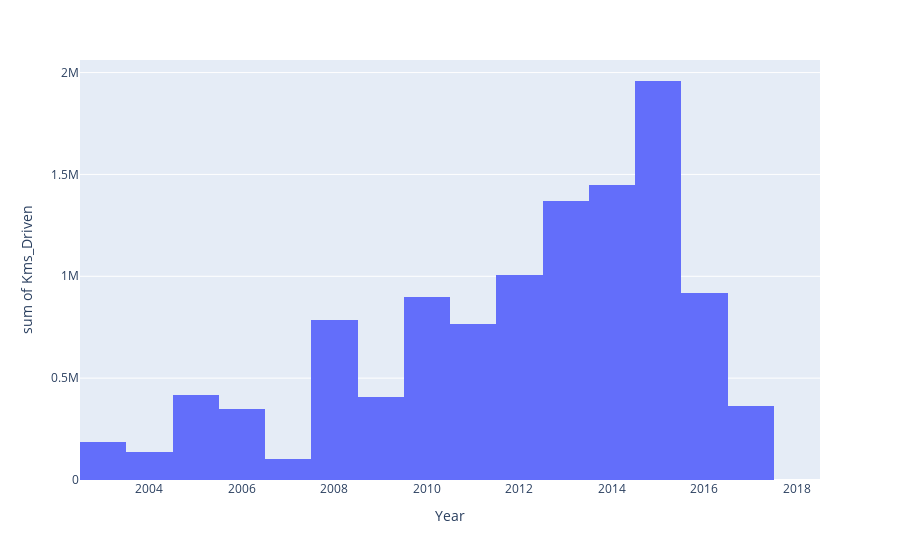

The notebook cell this image was saved under:
### Code cell
px.histogram(df,"Year","Kms_Driven")

### Figure 1 — Plotly figure (JSON) as saved in the notebook; plotly's stock layout.template omitted (floating-point values rounded to 4 significant figures; data arrays with more than 128 entries replaced by an {"elided": "..."} marker saying what was removed)
{"data": [{"alignmentgroup": "True", "bingroup": "x", "histfunc": "sum", "hovertemplate": "Year=%{x}<br>sum of Kms_Driven=%{y}<extra></extra>", "legendgroup": "", "marker": {"color": "#636efa", "pattern": {"shape": ""}}, "name": "", "offsetgroup": "", "orientation": "v", "showlegend": false, "type": "histogram", "x": {"elided": "301 int values"}, "xaxis": "x", "y": {"elided": "301 int values"}, "yaxis": "y"}], "layout": {"autosize": true, "barmode": "relative", "legend": {"tracegroupgap": 0}, "margin": {"t": 60}, "xaxis": {"anchor": "y", "autorange": true, "domain": [0, 1], "range": [2002.0, 2018.0], "title": {"text": "Year"}, "type": "linear"}, "yaxis": {"anchor": "x", "autorange": true, "domain": [0, 1], "range": [0, 2062000.0], "title": {"text": "sum of Kms_Driven"}, "type": "linear"}}}
